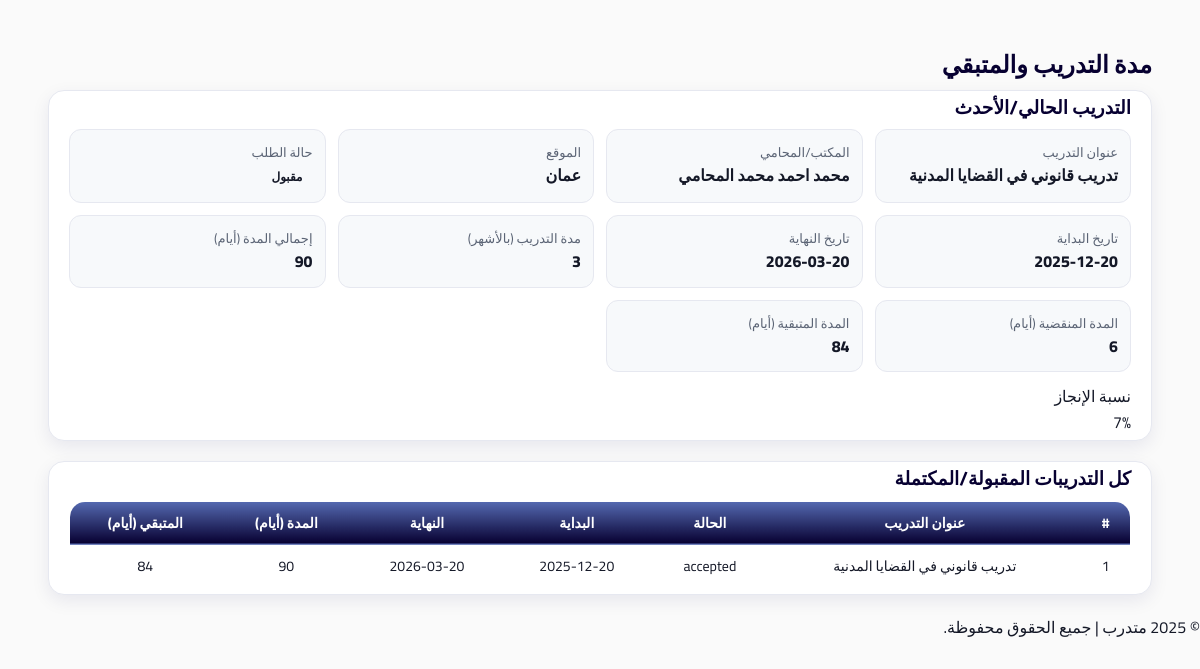
/trainee/training_progress.php (signed in), run on an earlier commit of the app's database.
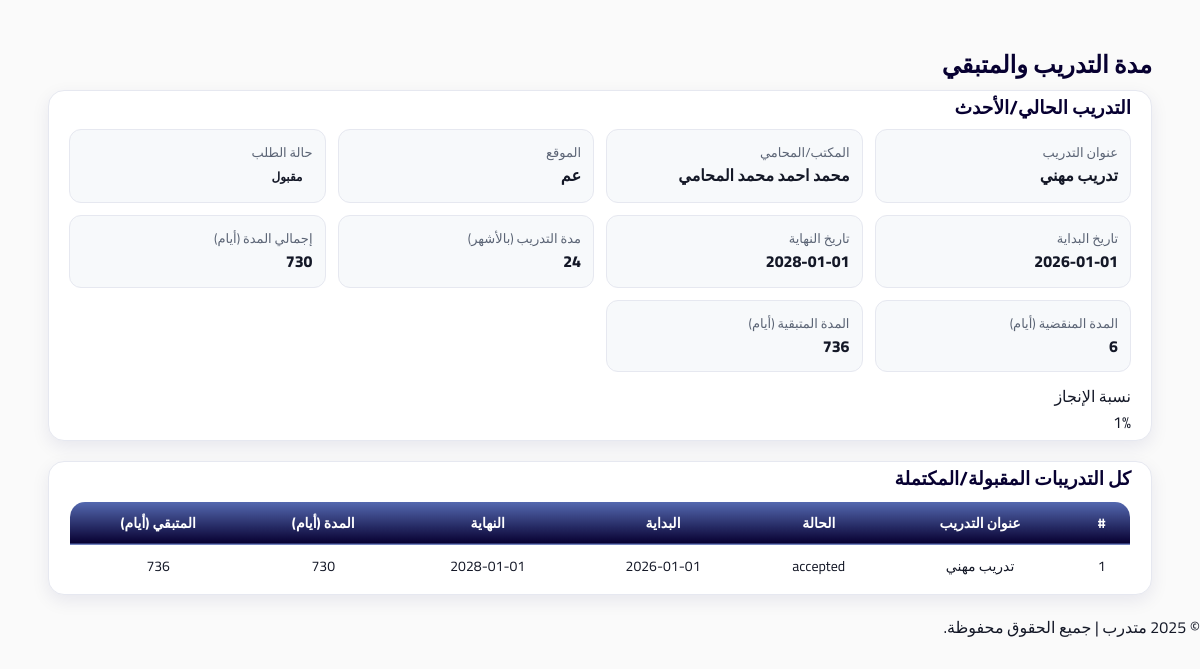
And on a later commit of the database.
### tables this page shows
CREATE TABLE `training_applications` (
  `application_id` int(11) NOT NULL,
  `trainee_id` int(11) NOT NULL,
  `training_id` int(11) NOT NULL,
  `status` enum('pending','accepted','rejected','completed') NOT NULL DEFAULT 'pending',
  `trainee_seen` tinyint(1) NOT NULL DEFAULT 0,
  `applied_at` datetime NOT NULL DEFAULT current_timestamp(),
  `reviewed_at` datetime DEFAULT NULL,
  `notes` text DEFAULT NULL,
  `syndicate_notified` tinyint(1) NOT NULL DEFAULT 0
);

CREATE TABLE `trainings` (
  `training_id` int(11) NOT NULL,
  `lawyer_id` int(11) NOT NULL,
  `title` varchar(200) NOT NULL,
  `description` text DEFAULT NULL,
  `duration_months` int(11) DEFAULT NULL,
  `location` varchar(255) DEFAULT NULL,
  `start_date` date DEFAULT NULL,
  `end_date` date DEFAULT NULL,
  `status` enum('open','closed') NOT NULL DEFAULT 'open',
  `seats` int(11) NOT NULL DEFAULT 1,
  `created_at` datetime NOT NULL DEFAULT current_timestamp(),
  `updated_at` datetime NOT NULL DEFAULT current_timestamp() ON UPDATE current_timestamp()
);

CREATE TABLE `lawyers` (
  `lawyer_id` int(11) NOT NULL,
  `user_id` int(11) NOT NULL,
  `syndicate_id` int(11) DEFAULT NULL,
  `office_address` varchar(255) DEFAULT NULL,
  `password` varchar(255) NOT NULL,
  `verified` tinyint(1) NOT NULL DEFAULT 0,
  `created_at` datetime NOT NULL DEFAULT current_timestamp(),
  `updated_at` datetime NOT NULL DEFAULT current_timestamp() ON UPDATE current_timestamp(),
  `full_name` varchar(200) DEFAULT NULL,
  `first_name` varchar(100) DEFAULT NULL,
  `father_name` varchar(100) DEFAULT NULL,
  `grandfather_name` varchar(100) DEFAULT NULL,
  `family_name` varchar(100) DEFAULT NULL,
  `national_id` varchar(30) DEFAULT NULL,
  `phone` varchar(30) DEFAULT NULL,
  `email` varchar(150) DEFAULT NULL,
  `home_address` varchar(255) DEFAULT NULL,
  `identity_front` varchar(255) DEFAULT NULL,
  `identity_back` varchar(255) DEFAULT NULL,
  `no_conviction_doc` varchar(255) DEFAULT NULL,
  `good_conduct_doc` varchar(255) DEFAULT NULL,
  `social_security` enum('نعم','لا') DEFAULT 'لا',
  `highschool_certificate` varchar(10) DEFAULT 'لا',
  `university_degree` varchar(10) DEFAULT 'لا',
  `social_security_number` varchar(100) DEFAULT NULL
);

### trainee/training_progress.php (the view, shortened to what this page needs)
<?php
require_once("../config/db.php");
$user_id = (int)$_SESSION['user_id'];
$stmtT = $pdo->prepare("SELECT trainee_id, is_archived FROM trainees WHERE user_id = ? LIMIT 1");
$stmtT->execute([$user_id]);
$trainee = $stmtT->fetch(PDO::FETCH_ASSOC);
$trainee_id = (int)$trainee['trainee_id'];
$stmt = $pdo->prepare("
    SELECT
        ta.application_id,
        ta.status AS app_status,
        ta.applied_at,
        ta.reviewed_at,
        t.training_id,
        t.title,
        t.description,
        t.duration_months,
        t.location,
        t.start_date,
        t.end_date,
        t.status AS training_status,
        lw.full_name AS lawyer_name
    FROM training_applications ta
    JOIN trainings t ON ta.training_id = t.training_id
    JOIN lawyers  lw ON t.lawyer_id = lw.lawyer_id
    WHERE ta.trainee_id = ?
      AND ta.status IN ('accepted','completed')
    ORDER BY
      CASE ta.status WHEN 'accepted' THEN 0 ELSE 1 END,
      COALESCE(t.start_date, DATE(ta.reviewed_at), DATE(ta.applied_at)) DESC
");
$stmt->execute([$trainee_id]);
$rows = $stmt->fetchAll(PDO::FETCH_ASSOC);
function safeDate(?string $d): ?DateTime {
    if (!$d) return null;
    try { return new DateTime($d); } catch (Exception $e) { return null; }
}
function computeDates(array $r): array {
    $start = safeDate($r['start_date']);
    if (!$start) $start = safeDate(substr((string)$r['reviewed_at'], 0, 10));
    $end = safeDate($r['end_date']);
    if (!$end && $start && !empty($r['duration_months'])) {
        $end = (clone $start);
        $end->modify('+' . (int)$r['duration_months'] . ' months');
    }
    return [$start, $end];
}
function diffDays(?DateTime $a, ?DateTime $b): ?int {
    $diff = $a->diff($b);
    return (int)$diff->format('%r%a');
}
$today = new DateTime('today');
?>
<!DOCTYPE html>
<html lang="ar" dir="rtl">
<head>
<link rel="stylesheet" href="../assets/css/admin.css"></head>
<body>
<div class="container">
    <h2>مدة التدريب والمتبقي</h2>
    <?php if (empty($rows)): ?>
        <p>لا يوجد لديك تدريب مقبول أو مكتمل حتى الآن.</p>
    <?php else: ?>
        <?php
        $current = $rows[0];
        [$start, $end] = computeDates($current);
        $totalDays   = ($start && $end) ? abs(diffDays($start, $end)) : null;
        $elapsedDays = ($start) ? max(0, abs(diffDays($start, $today))) : null;
        $remainingDays = ($end) ? max(0, diffDays($today, $end)) : null;
        $percent = 0;
        if ($totalDays && $totalDays > 0 && $elapsedDays !== null) {
            $percent = (int)round(min(100, max(0, ($elapsedDays / $totalDays) * 100)));
        }
        $statusBadge = ($current['app_status'] === 'accepted')
            ? '<span class="badge badge-accepted">مقبول</span>'
            : '<span class="badge badge-completed">مكتمل</span>';
        ?>
        <div class="card">
            <h3>التدريب الحالي/الأحدث</h3>
            <div class="grid">
                <div class="item">
                    <div class="label">عنوان التدريب</div>
                    <div class="value"><?= htmlspecialchars($current['title']) ?></div>
                </div>
                <div class="item">
                    <div class="label">المكتب/المحامي</div>
                    <div class="value"><?= htmlspecialchars($current['lawyer_name'] ?? '-') ?></div>
                </div>
                <div class="item">
                    <div class="label">الموقع</div>
                    <div class="value"><?= htmlspecialchars($current['location'] ?? '-') ?></div>
                </div>
                <div class="item">
                    <div class="label">حالة الطلب</div>
                    <div class="value"><?= $statusBadge ?></div>
                </div>
                <div class="item">
                    <div class="label">تاريخ البداية</div>
                    <div class="value"><?= $start ? htmlspecialchars($start->format('Y-m-d')) : '-' ?></div>
                </div>
                <div class="item">
                    <div class="label">تاريخ النهاية</div>
                    <div class="value"><?= $end ? htmlspecialchars($end->format('Y-m-d')) : '-' ?></div>
                </div>
                <div class="item">
                    <div class="label">مدة التدريب (بالأشهر)</div>
                    <div class="value"><?= htmlspecialchars($current['duration_months'] ?? '-') ?></div>
                </div>
                <div class="item">
                    <div class="label">إجمالي المدة (أيام)</div>
                    <div class="value"><?= $totalDays !== null ? (int)$totalDays : '-' ?></div>
                </div>
                <div class="item">
                    <div class="label">المدة المنقضية (أيام)</div>
                    <div class="value"><?= $elapsedDays !== null ? (int)$elapsedDays : '-' ?></div>
                </div>
                <div class="item">
                    <div class="label">المدة المتبقية (أيام)</div>
                    <div class="value"><?= $remainingDays !== null ? (int)$remainingDays : '-' ?></div>
                </div>
            </div>
            <div style="margin-top:12px;">
                <div class="label">نسبة الإنجاز</div>
                <div class="note">
                    <?= (int)$percent ?>%
                </div>
            </div>
        </div>
        <div class="card">
            <h3>كل التدريبات المقبولة/المكتملة</h3>
            <table>
                <thead>
                    <tr>
                        <th>#</th>
                        <th>عنوان التدريب</th>
                        <th>الحالة</th>
                        <th>البداية</th>
                        <th>النهاية</th>
                        <th>المدة (أيام)</th>
                        <th>المتبقي (أيام)</th>
                    </tr>
                </thead>
                <tbody>
                <?php foreach ($rows as $i => $r): ?>
                    <?php
                    [$s, $e] = computeDates($r);
                    $tot = ($s && $e) ? abs(diffDays($s, $e)) : null;
                    $rem = ($e) ? max(0, diffDays($today, $e)) : null;
                    ?>
                    <tr>
                        <td><?= $i + 1 ?></td>
                        <td><?= htmlspecialchars($r['title']) ?></td>
                        <td><?= htmlspecialchars($r['app_status']) ?></td>
                        <td><?= $s ? htmlspecialchars($s->format('Y-m-d')) : '-' ?></td>
                        <td><?= $e ? htmlspecialchars($e->format('Y-m-d')) : '-' ?></td>
                        <td><?= $tot !== null ? (int)$tot : '-' ?></td>
                        <td><?= $rem !== null ? (int)$rem : '-' ?></td>
                    </tr>
                <?php endforeach; ?>
                </tbody>
            </table>
        </div>
    <?php endif; ?>
</div>
</body>
</html>
<?php include("../includes/footer.php"); ?>

### includes/footer.php
<footer>
  <p>© 2025 متدرب | جميع الحقوق محفوظة.</p>
</footer>

### assets/css/theme.css (style rules this page uses)
:root { --bg: #fafafa; --surface: #ffffff; --primary: #415f9d; --primary-700: #314a83; --primary-800: #283f74; --ink: #070031; --text: #141827; --muted: #5b6475; --border: #e6e8f0; --border-strong: #d5d8e2; --shadow: 0 10px 30px rgba(12, 0, 90, 0.10); --shadow-sm: 0 6px 18px rgba(12, 0, 90, 0.08); --radius: 16px; --radius-sm: 12px; --radius-xs: 10px; --header-h: 64px; --sidebar-w: 280px; --container: 1200px; }
* { box-sizing: border-box; }
html, body { height: 100%; }
body { margin: 0; font-family: 'Cairo', system-ui, -apple-system, 'Segoe UI', Arial, sans-serif; background: var(--bg); color: var(--text); direction: rtl; line-height: 1.6; }
h1, h2, h3, h4 { color: var(--ink); margin: 0 0 10px 0; line-height: 1.25; }
.card { background: var(--surface); border-radius: var(--radius); border: 1px solid var(--border); box-shadow: var(--shadow-sm); padding: 5px 20px; margin-bottom: 20px; }
.table, table { width: 100%; border-collapse: collapse; background: var(--surface); border: 1px solid var(--border); border-radius: var(--radius); overflow: hidden; }
.table th, .table td, table th, table td { padding: 10px 12px; text-align: center; border-bottom: 1px solid var(--border); vertical-align: middle; font-size: 14px; }
.table thead th, table thead th { background: linear-gradient(0deg, #070031, #556ab1); color: #fff; border-bottom: 1px solid rgba(255,255,255,0.18); }
.badge { display: inline-flex; align-items: center; justify-content: center; padding: 4px 10px; border-radius: 999px; font-size: 12px; font-weight: 700; }
.container { width: min(92vw, var(--container)); margin-inline: auto; margin-top: 50px; }
.grid { display: grid; grid-template-columns: repeat(auto-fit, minmax(220px, 1fr)); gap: 12px; }
.item { background: rgba(65,95,157,0.04); border: 1px solid var(--border); border-radius: var(--radius-sm); padding: 12px; }
.item .label { color: var(--muted); font-size: 13px; }
.item .value { font-weight: 800; }
.badge { display: inline-flex; align-items: center; justify-content: center; padding: 4px 10px; border-radius: 999px; font-size: 12px; font-weight: 800; }
.badge-accepted { background: var(--success); }

What changed in the data, as far as the page shows it:
removed training_applications: training.title "تدريب قانوني في القضايا المدنية", lawyers.full_name "محمد احمد محمد المحامي", training.location "عمان", training.duration_months "3", status "accepted", format "2025-12-20", format "2026-03-20", tot "90", rem "84"
added training_applications: training.title "تدريب مهني", lawyers.full_name "محمد احمد محمد المحامي", training.location "عم", training.duration_months "24", status "accepted", format "2026-01-01", format "2028-01-01", tot "730", rem "736"
Also different on the page:
$start->format('Y-m-d'): "2025-12-20" → "2026-01-01"
$end->format('Y-m-d'): "2026-03-20" → "2028-01-01"
$totalDays: "90" → "730"
$remainingDays: "84" → "736"
$percent: "7" → "1"
